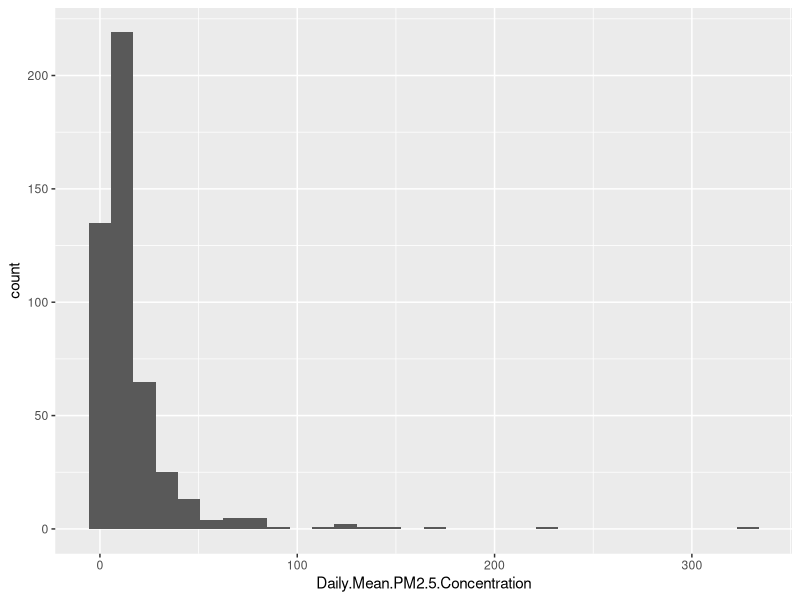
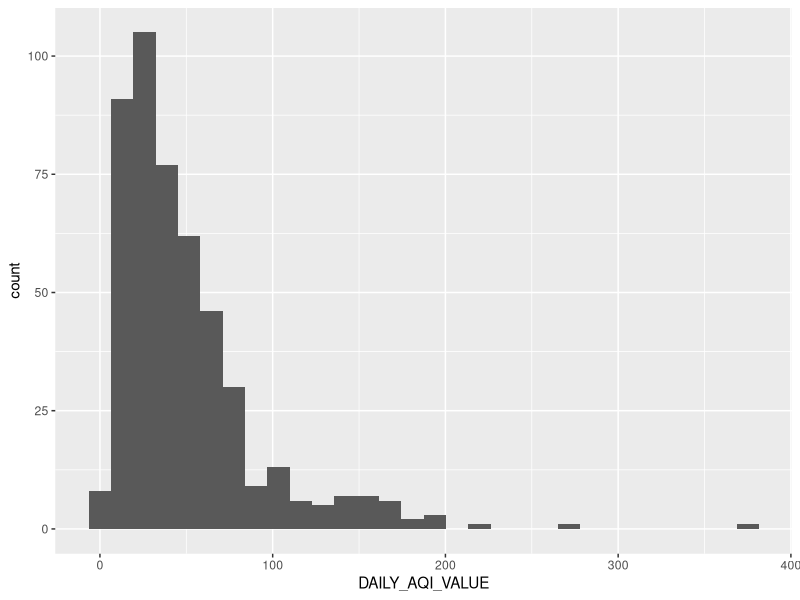
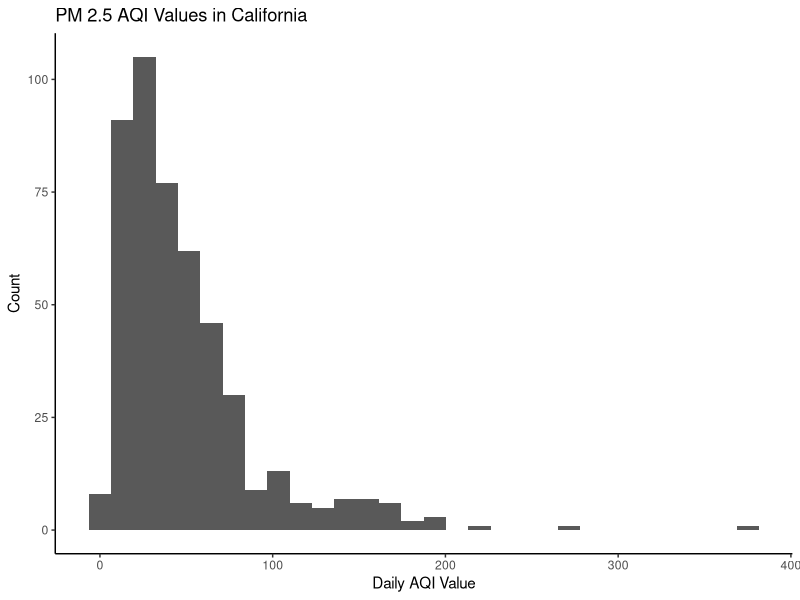
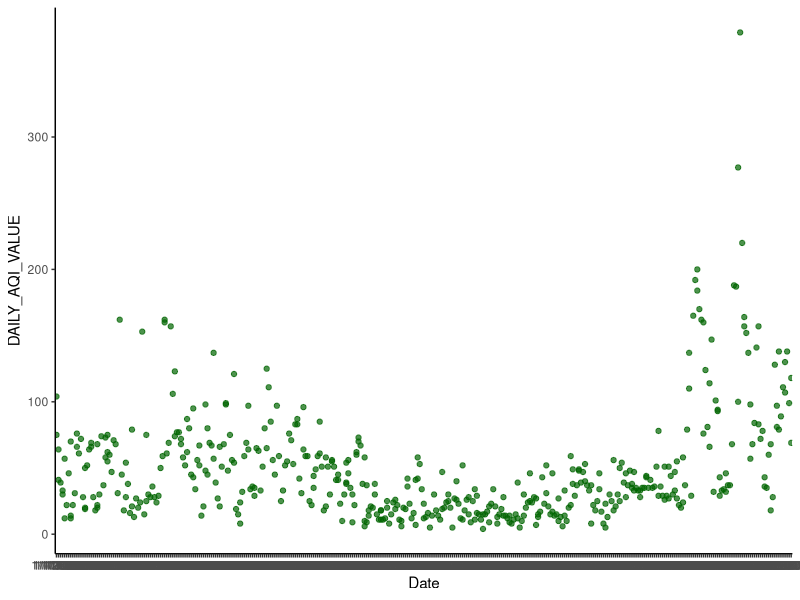
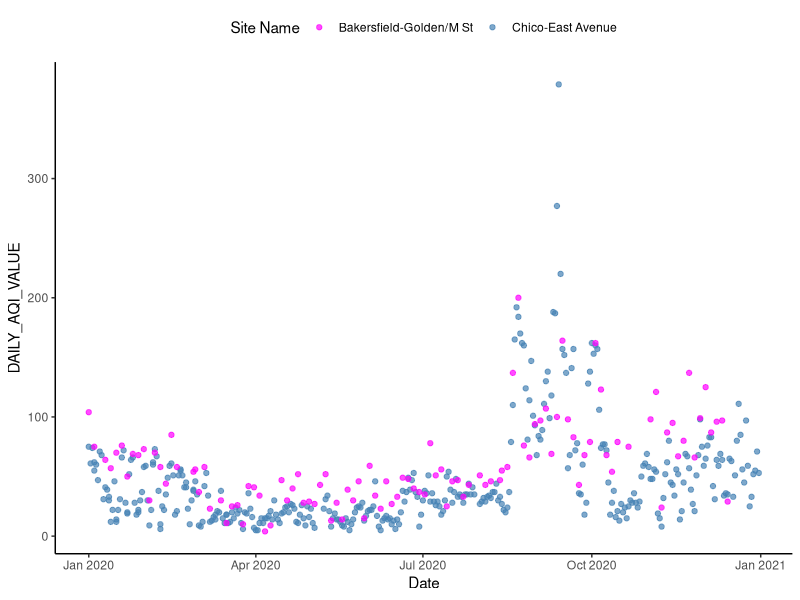
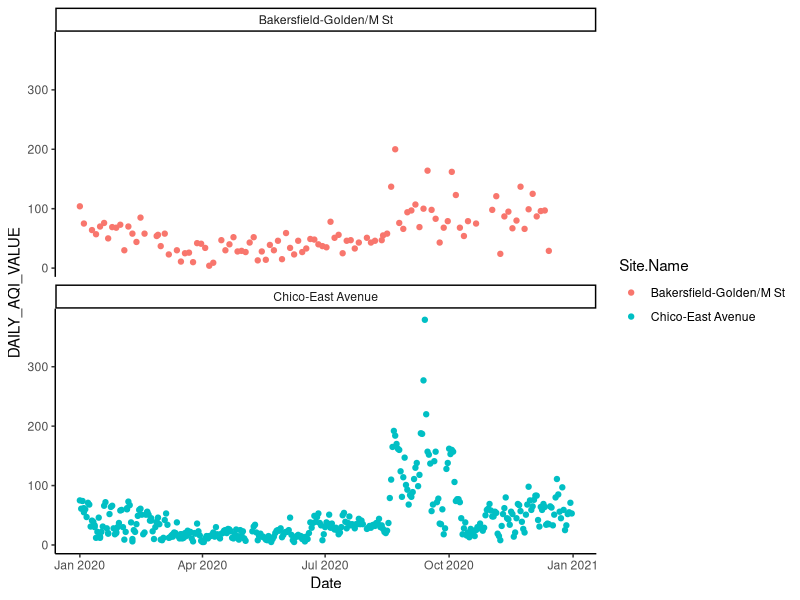
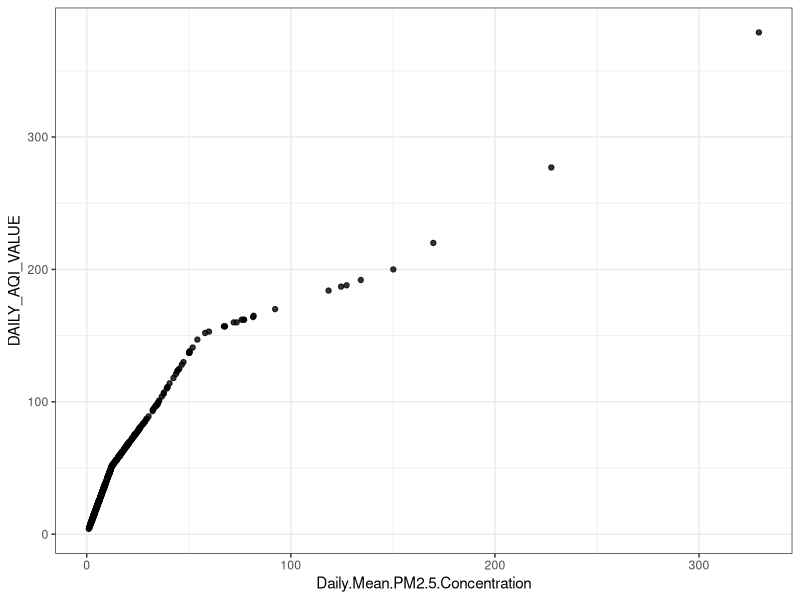
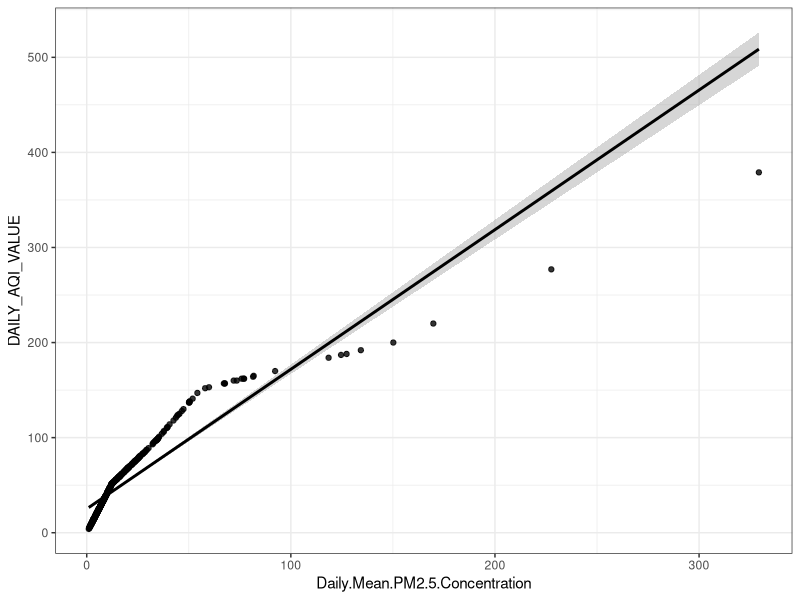

R code for these plots, in order:
## ---- chunk 1

#install.packages("ggplot2")
library(ggplot2)

PM25 <- read.csv("./Data/EPA_CA_PM25_2020.csv")


dim(PM25)
colnames(PM25)

## ---- chunk 2

# start with your overarching "ggplot" layer. Includes dataset and overall aesthetics.
ggplot(PM25, aes(x = Daily.Mean.PM2.5.Concentration)) +
  # next add layer specifying the type of graph. Always need to add another layer.
  geom_histogram()

# make your own with AQI values
ggplot(PM25, aes(x = DAILY_AQI_VALUE)) +
  geom_histogram()


# now, let's adjust the graph

ggplot(PM25, aes(x = DAILY_AQI_VALUE)) +
  geom_histogram() +
  labs(x = "Daily AQI Value", y = "Count", title = "PM 2.5 AQI Values in California") +
  theme_classic()



## ---- chunk 3

ggplot(PM25, aes(x = Date, y = DAILY_AQI_VALUE)) +
  geom_point(color = "darkgreen", alpha = 0.7) +
  theme_classic()

class(PM25$Date)
PM25$Date <- as.Date(PM25$Date, format = "%m/%d/%Y")

## ---- chunk 4
ggplot(PM25, aes(x = Date, y = DAILY_AQI_VALUE, color = Site.Name)) +
  geom_point(alpha = 0.7) +
  theme_classic() +
  scale_color_manual(values = c("magenta", "steelblue")) +
  theme(legend.position = "top") +
  labs(color = "Site Name")

## ---- chunk 5
ggplot(PM25, aes(x = Date, y = DAILY_AQI_VALUE, color = Site.Name)) +
  geom_point() +
  facet_wrap(vars(Site.Name), nrow = 2) +
  theme_classic() 
## ---- chunk 6

ggplot(PM25, aes(x = Daily.Mean.PM2.5.Concentration, y = DAILY_AQI_VALUE)) +
  geom_point(alpha = 0.8) +
  theme_bw()

## ---- chunk 7

ggplot(PM25, aes(x = Daily.Mean.PM2.5.Concentration, y = DAILY_AQI_VALUE)) +
  geom_smooth(method = "lm", color = "black") +
  geom_point(alpha = 0.8) +
  theme_bw()

## ---- chunk 8

ggplot(PM25, aes(y = DAILY_AQI_VALUE, x = CBSA_NAME, fill = CBSA_NAME)) +
  #geom_boxplot() +
  geom_violin() +
  geom_hline(yintercept = 50, lty = 10) +
  geom_hline(yintercept = 100, lty = 2) +
  theme_classic()

